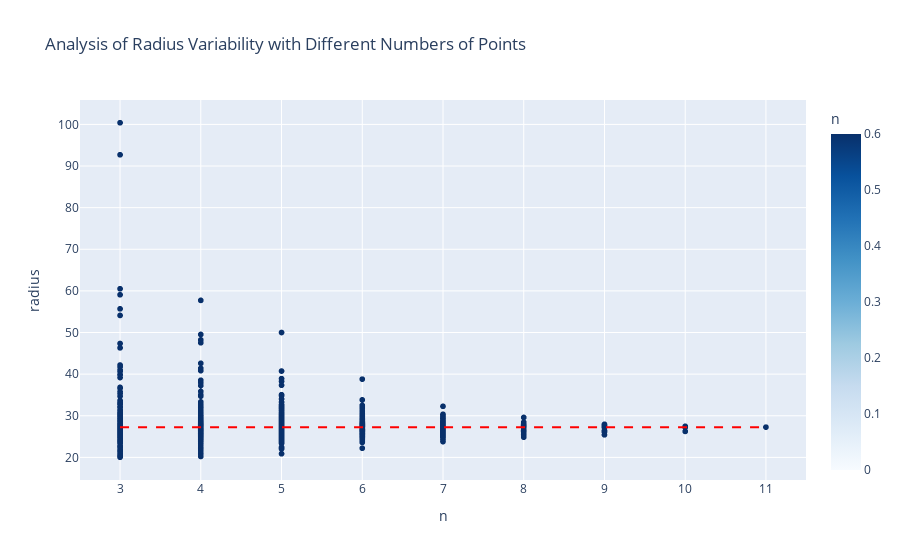

The notebook cell this image was saved under:
### Markdown cell above
# Defining the values of each knee
- Falcon
- Chimp
- Gorilla 
- Iguana

### Code cell
import itertools as iter
import numpy as np
import plotly.subplots as sp
import plotly.express as px

# Name - Numbat medial
# TO FILL
eleven_points_m_xx = [
    134.063, 151.875, 140.156, 147.656, 155.156,
    161.719, 165.938, 166.641, 165.469, 162.188, 157.5
]

eleven_points_m_yy = [
    178.594, 230.625, 180, 182.344, 187.031,
    191.953, 199.688, 207.422, 213.281, 220.313, 226.406
]

def ls_circle(xx, yy):
    asize = np.size(xx) # number of coordinate points given, at least 30 minimum for the Cobb's Method
    J = np.zeros((asize, 3)) # Jacobian matrix
    K = np.zeros(asize)

    for ix in range(0, asize):
        x = xx[ix]
        y = yy[ix]

        J[ix, 0] = x*x + y*y
        J[ix, 1] = x
        J[ix, 2] = y
        K[ix] = 1.0

    K = K.transpose()
    JT = J.transpose()
    JTJ = np.dot(JT, J)
    InvJTJ = np.linalg.inv(JTJ)

    # Determining the coefficients
    ABC = np.dot(InvJTJ, np.dot(JT, K))
    A = ABC[0]
    B = ABC[1]
    C = ABC[2]

    xofs = -B / (2 * A) # x-coordinate of the center
    yofs = -C / (2 * A) # y-coordinate of the center
    R = np.sqrt(4 * A + B*B + C*C) / (2 * A) # radius of the best fit circle
    if R < 0.0: # can't have a negative radius
        R = -R

    return xofs, yofs, R

# Calculate for all 11 points
eleventh_result_m = ls_circle(eleven_points_m_xx, eleven_points_m_yy)  # This is the gold standard 
print("Gold standard:", eleventh_result_m)

# List to store results
scatter_results = []

# Iterate over different values of n
for n in range(3, 12):
    combinations = list(iter.combinations(zip(eleven_points_m_xx, eleven_points_m_yy), n))
    
    # List to store radii for each combination
    radii_list = []

    for combo in combinations:
        xx, yy = zip(*combo)
        result = ls_circle(xx, yy)
        radii_list.append(result[2])
        scatter_results.append({"n": n, "radius": result[2]})

# Create a scatter plot for radii with adjusted shades of blue
fig = px.scatter(scatter_results, x="n", y="radius", color="n",
                 title="Analysis of Radius Variability with Different Numbers of Points", color_continuous_scale='Blues',
                 range_color=[0, 0.6])  # Adjust the range to emphasize darker shades

# Add a line for the gold standard radius
fig.add_shape(
    type='line',
    x0=3,
    y0=eleventh_result_m[2],
    x1=11,
    y1=eleventh_result_m[2],
    line=dict(color='red', dash='dash'),
    name='Gold Standard Radius'
)

# Show the plot
fig.show()

### Figure 1 — Plotly figure (JSON) as saved in the notebook; plotly's stock layout.template omitted (floating-point values rounded to 4 significant figures; data arrays with more than 128 entries replaced by an {"elided": "..."} marker saying what was removed)
{"data": [{"hovertemplate": "n=%{marker.color}<br>radius=%{y}<extra></extra>", "legendgroup": "", "marker": {"color": {"elided": "1981 int values"}, "coloraxis": "coloraxis", "symbol": "circle"}, "mode": "markers", "name": "", "showlegend": false, "type": "scattergl", "x": {"elided": "1981 int values"}, "xaxis": "x", "y": {"elided": "1981 float values"}, "yaxis": "y"}], "layout": {"coloraxis": {"cmax": 0.6, "cmin": 0, "colorbar": {"title": {"text": "n"}}, "colorscale": [[0, "rgb(247,251,255)"], [0.125, "rgb(222,235,247)"], [0.25, "rgb(198,219,239)"], [0.375, "rgb(158,202,225)"], [0.5, "rgb(107,174,214)"], [0.625, "rgb(66,146,198)"], [0.75, "rgb(33,113,181)"], [0.875, "rgb(8,81,156)"], [1, "rgb(8,48,107)"]]}, "legend": {"tracegroupgap": 0}, "shapes": [{"line": {"color": "red", "dash": "dash"}, "name": "Gold Standard Radius", "type": "line", "x0": 3, "x1": 11, "y0": 27.27, "y1": 27.27}], "title": {"text": "Analysis of Radius Variability with Different Numbers of Points"}, "xaxis": {"anchor": "y", "domain": [0, 1], "title": {"text": "n"}}, "yaxis": {"anchor": "x", "domain": [0, 1], "title": {"text": "radius"}}}}
